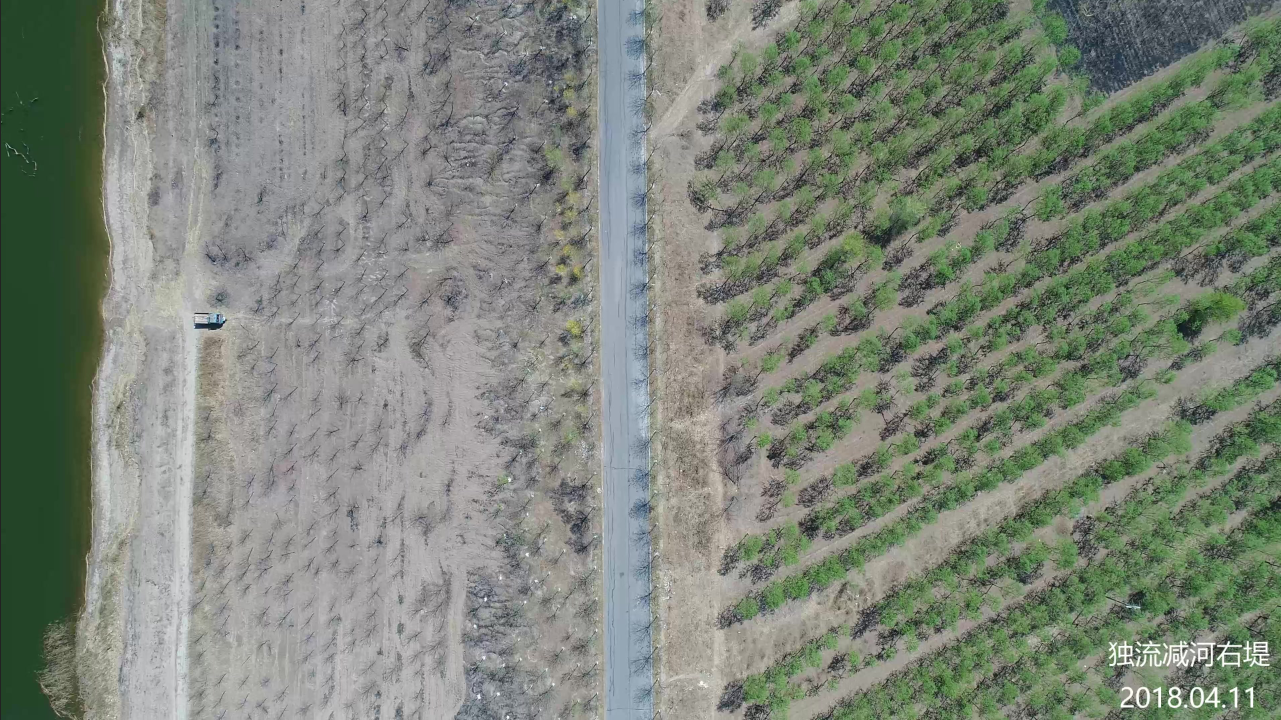
%> input picture line_matlab/test.png, 1281 x 720 px
$ octave road_detection.m   (GNU Octave 9; MATLAB toolbox functions it lacks are replaced by stand-ins)
%> lines starting %> are read from the running program, lines starting %| are printed output that depends on the picture
%> further down, im is the input picture: size 720x1281x3 uint8; mean R, G, B 124.5, 132.3, 120.4
### line_matlab/rgb2hsi.m
function hsi = rgb2hsi(rgb)
rgb = im2double(rgb);
r = rgb(:, :, 1);
g = rgb(:, :, 2);
b = rgb(:, :, 3);
% Implement the conversion equations.
num = 0.5*((r - g) + (r - b));
den = sqrt((r - g).^2 + (r - b).*(g - b));
theta = acos(num./(den + eps));
H = theta;
H(b > g) = 2*pi - H(b > g);
H = H/(2*pi);

num = min(min(r, g), b);
den = r + g + b;
den(den == 0) = eps;
S = 1 - 3.* num./den;
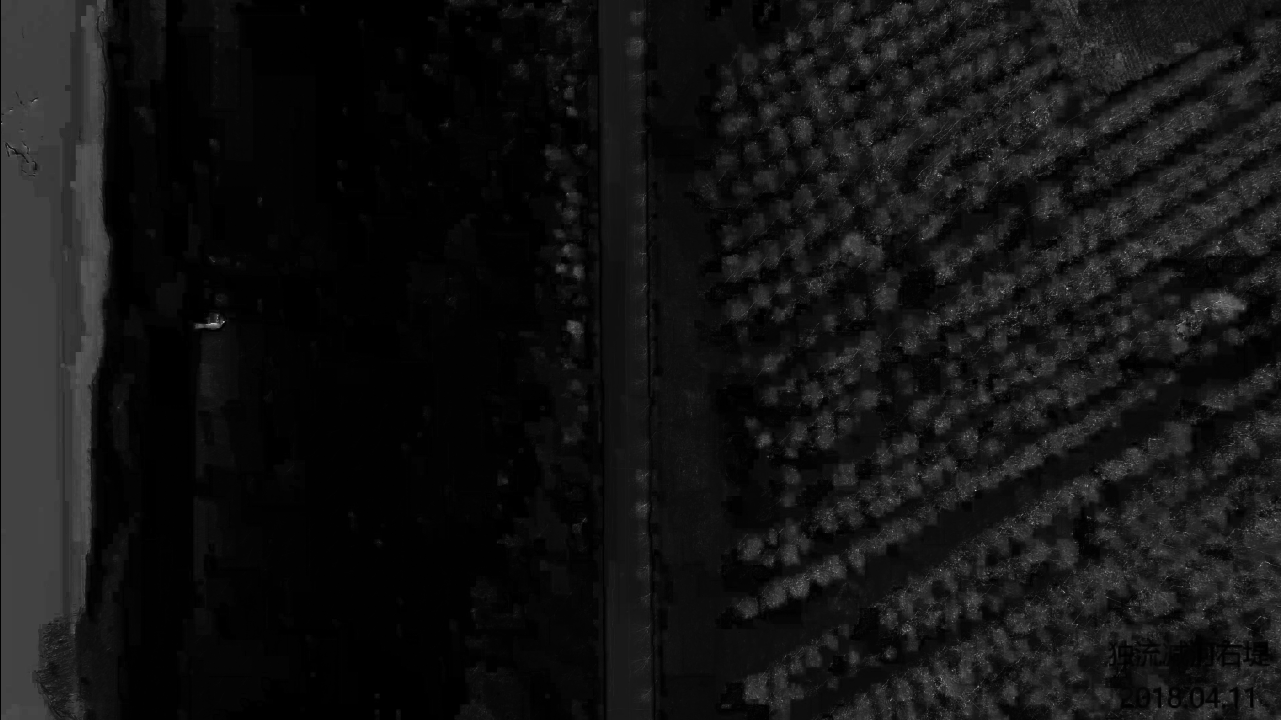
%> S: size 720x1281 double; min 0, max 0.82, mean 0.0779
H(S == 0) = 0;
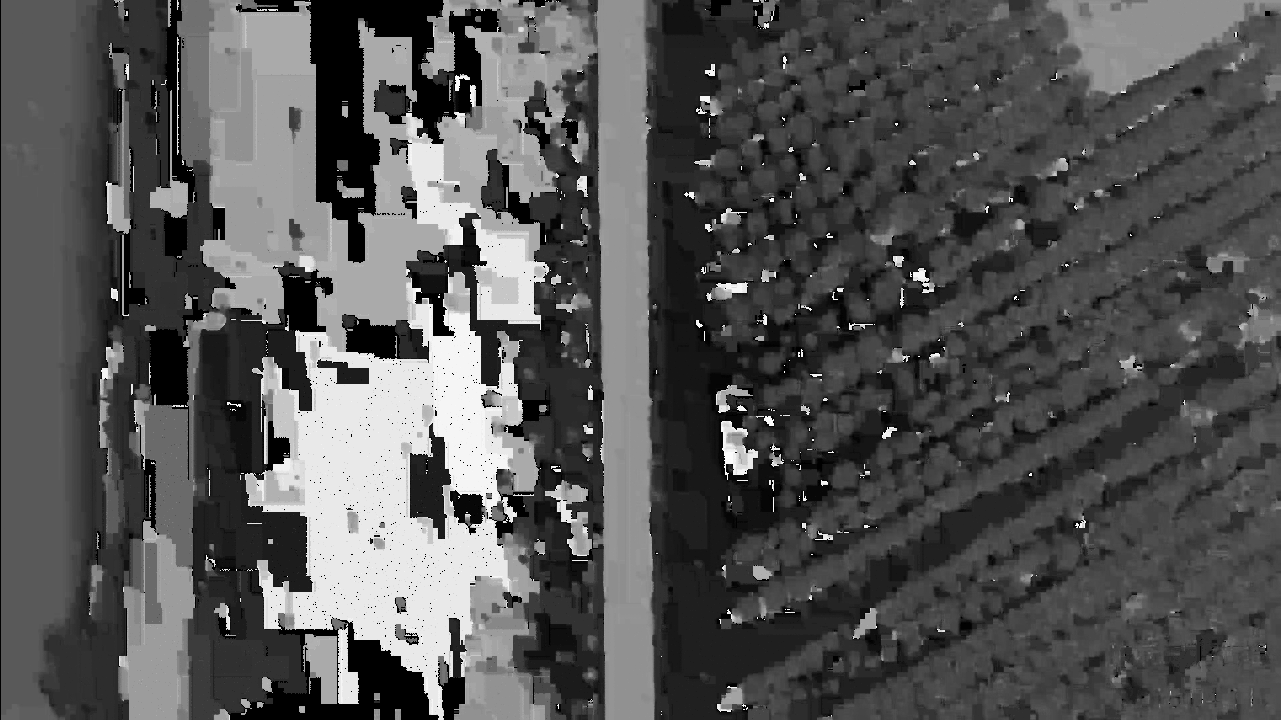
%> H: size 720x1281 double; min 0, max 0.991, mean 0.335
I = (r + g + b)/3;
% Combine all three results into an hsi image.
hsi = cat(3, H, S, I);
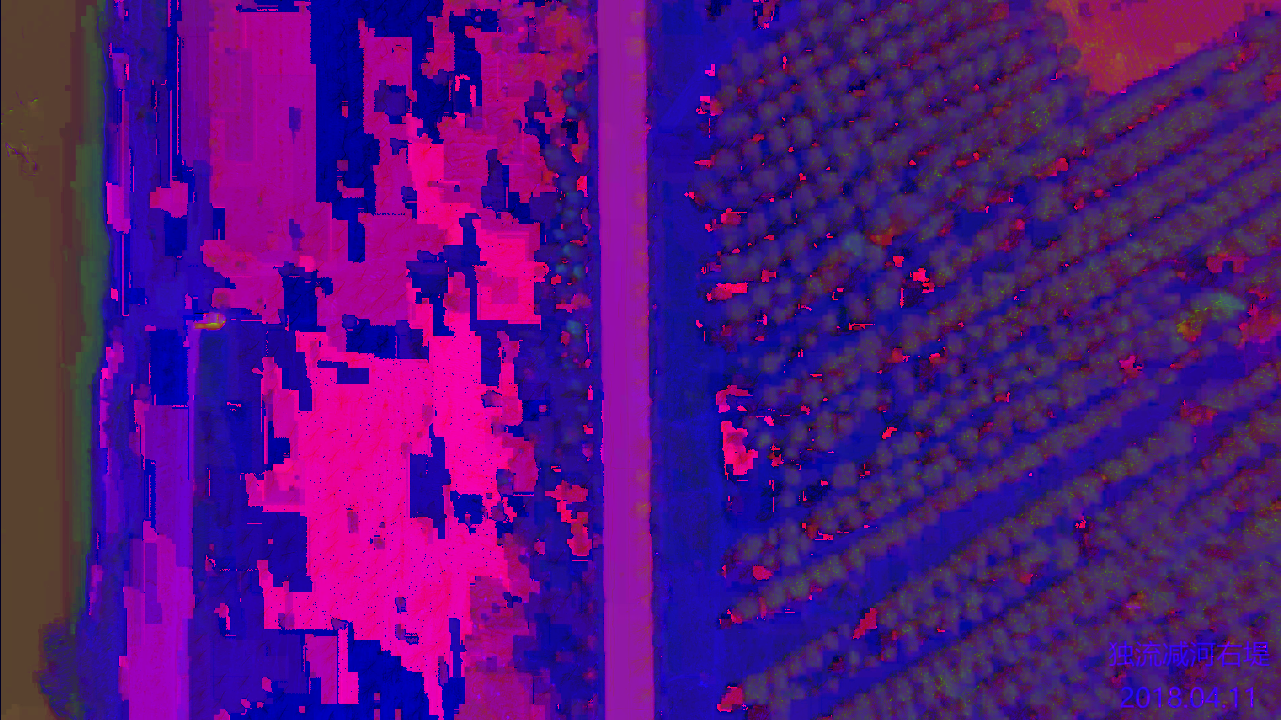
%> hsi: size 720x1281x3 double; mean R, G, B 0.335, 0.0779, 0.493

### line_matlab/road_detection.m
% [99 lines of commented-out code are left out]


%% test
% th_lab_water = -[13.04, 14.06; -20.17, -19.15];
th_lab_water = [-16, -10; 17, 22];
th_lab_road = [-9.954, -6.888; -3.822, -0.7555];
% th_ycbcr_water = [116, 117; 120.1, 121.1];
% th_ycbcr_water = [-118, -116; -122, -120];
th_ycbcr_water = [115, 118; 119, 122];
% th_ycbcr_road = [119.1, 124.2; 134.9, 138.5];
th_ycbcr_road = [119, 125; 134, 139];
% th_hsl_road = [0.05812, 0.1082; 0.5691, 0.5932];
th_hsl_road = [0.057, 0.11; 0.56, 0.60];
% th_hsl_water = [0.2164, 0.2725; 0.3487, 0.3547];
th_hsl_water = [0.21, 0.28; 0.33, 0.36];
path_road = './road.png';
path_water = './water.png';
path_whole = './test.png';
im = imread(path_whole);

% test Lab on the whole image
th = th_hsl_road;
% th = th_lab_water;
patch_size = 1;
% cspace = rgb2lab(im);
% cspace = rgb2ycbcr(im);
cspace = rgb2hsi(im);
ker = fspecial('average', patch_size);
ab=cspace(:,:,1:2);
ab(:,:,1) = filter2( ker, ab(:,:,1));
ab(:,:,2) = filter2( ker, ab(:,:,2));
ind = zeros(size(ab,1), size(ab,2));
ind(ab(:,:,1)>=th(1,1) & ab(:,:,1)<=th(1,2) & ab(:,:,2)>=th(2,1) & ab(:,:,1)<=th(2,2)) = 1;
%> ind: size 720x1281 double; every value is 0
imshow(ind);


%% superpixel
path_road = './road.png';
path_water = './water.png';
path_whole = './test.png';
path_whole = './788.jpg';
im = imread(path_whole);
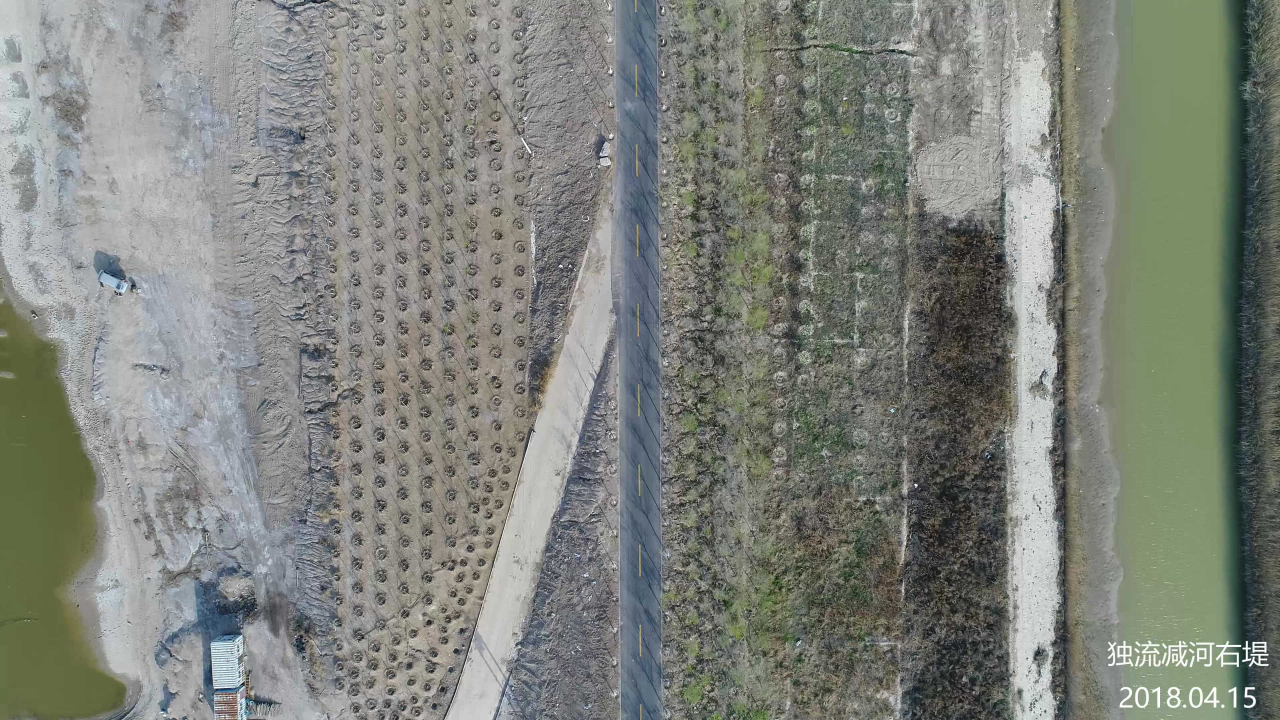
%> input picture line_matlab/788.jpg, 3840 x 2160 px (shown at 1/3 size)
%> (the run ends here)
